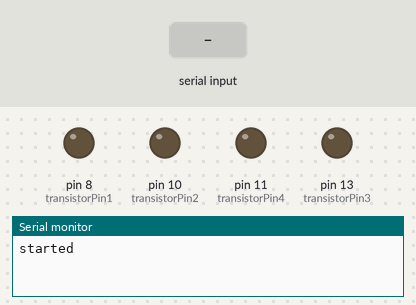
Bench run of a sketch on a simulated Arduino Uno, built with avr-gcc and run on an emulated ATmega328P. On the bench: output pins drawn as LEDs (lit = HIGH), the last lines printed to the serial monitor. Inputs (shaded band) come from the test bench.

Above: at 1.2 s.
1.3 s: "1\n" received over Serial
At 1.9 s:
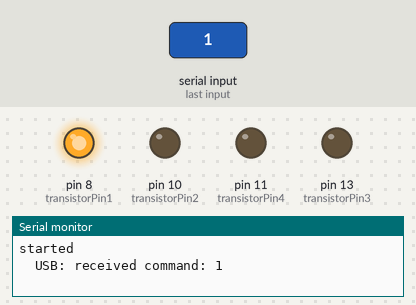
2.8 s: "2\n" received over Serial
At 3.1 s:
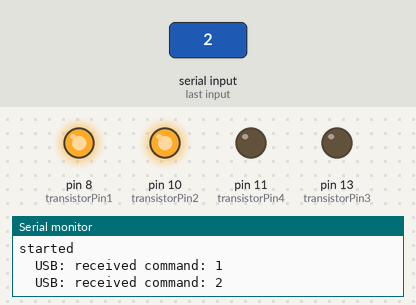
4.3 s: "3\n" received over Serial
At 5.4 s:
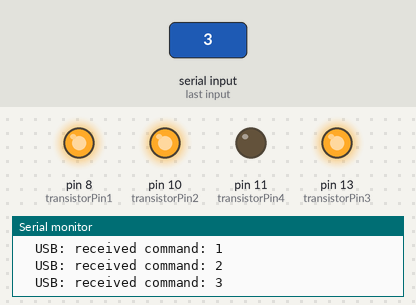
5.8 s: "4\n" received over Serial
At 6.5 s:
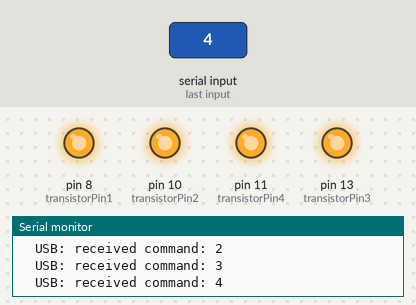
7.3 s: "1\n" received over Serial
At 7.7 s:
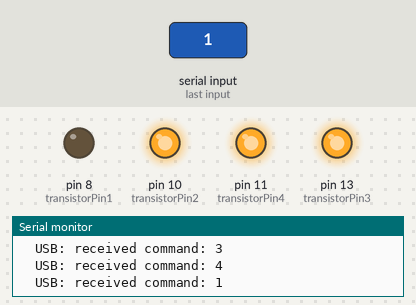
8.8 s: "5\n" received over Serial
At 10.0 s:
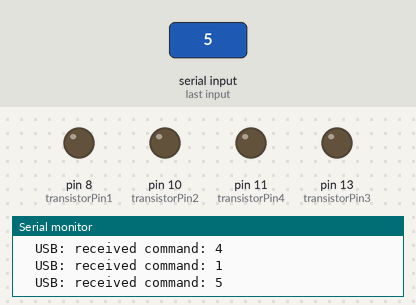
Timing chart, 0 to 11.3 s (numbered marks = the images above; inputs shaded):
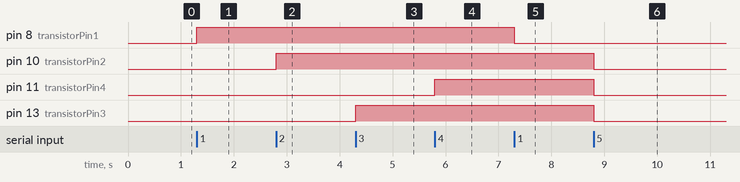

The sketch:

pgmcontrol_drum_v2.ino
```cpp
#include <Arduino.h>

// digital out pins for solenoid valves
const int transistorPin1 = 8;
const int transistorPin2 = 10;
const int transistorPin3 = 13;
const int transistorPin4 = 11;
const int analogInPin1 = A3;
const int analogInPin2 = A5;
/*int data1 = 0;
int sensorvalue1 = 0;
int data2 = 0;
int sensorvalue2 = 0;*/

bool flag_1 = false;
bool flag_2 = false;
bool flag_3 = false;
bool flag_4 = false;

byte command;

unsigned long starting_time = millis();
unsigned long current_time = 0;

void setup(){
    Serial.begin(115200);
    //Serial.setTimeout(50);
    //Serial.print("\nSETUP:");
    //Serial.flush();

    //Add the PGM channels and start the control
    pinMode (transistorPin1, OUTPUT);
    pinMode (transistorPin2, OUTPUT);
    pinMode (transistorPin3, OUTPUT);
    pinMode (transistorPin4, OUTPUT);

    /*digitalWrite(transistorPin1, HIGH);
    digitalWrite(transistorPin2, HIGH);
    digitalWrite(transistorPin3, HIGH);
    digitalWrite(transistorPin4, HIGH);
    delay(100);*/
    digitalWrite(transistorPin1, LOW);
    digitalWrite(transistorPin2, LOW);
    digitalWrite(transistorPin3, LOW);
    digitalWrite(transistorPin4, LOW);
    Serial.println("started");
}

void loop(){

 /* sensorvalue1 = analogRead(analogInPin1);
  Serial.print(sensorvalue1);
  Serial.print(",");
  sensorvalue2 = analogRead(analogInPin2);
  Serial.print(sensorvalue2);
  Serial.print("\n");*/
    //Serial.println(Serial.available());
    if(Serial.available() > 0){
        String command = Serial.readStringUntil('\n');
        Serial.println("\tUSB: received command: " + String(command));
        command.trim();
        switch(command.toInt()){
            case 1:
                if(flag_1){
                    digitalWrite(transistorPin1, LOW);
                }
                else digitalWrite(transistorPin1, HIGH);
                flag_1 = !flag_1;
                break;
            case 2:
                if(flag_2){
                    digitalWrite(transistorPin2, LOW);
                }
                else digitalWrite(transistorPin2, HIGH);
                flag_2 = !flag_2;
                break;
            case 3:
                if(flag_3){
                    digitalWrite(transistorPin3, LOW);
                }
                else digitalWrite(transistorPin3, HIGH);
                flag_3 = !flag_3;
                break;
            case 4:
                if(flag_4){
                    digitalWrite(transistorPin4, LOW);
                }
                else digitalWrite(transistorPin4, HIGH);
                flag_4 = !flag_4;
                break;
            case 5:
            digitalWrite(transistorPin1, LOW);
            digitalWrite(transistorPin2, LOW);
            digitalWrite(transistorPin3, LOW);
            digitalWrite(transistorPin4, LOW);
            break;
        }
    }
    //delay(10);
}
```

Measured:
- after the input at 1.3 s, pin 8 (transistorPin1): LOW → HIGH at once
- after the input at 2.8 s, pin 10 (transistorPin2): LOW → HIGH at once
- after the input at 4.3 s, pin 13 (transistorPin3): LOW → HIGH at once
- after the input at 5.8 s, pin 11 (transistorPin4): LOW → HIGH at once
- after the input at 7.3 s, pin 8 (transistorPin1): HIGH → LOW at once
- after the input at 8.8 s, pin 10 (transistorPin2), pin 11 (transistorPin4), pin 13 (transistorPin3): HIGH → LOW at once
